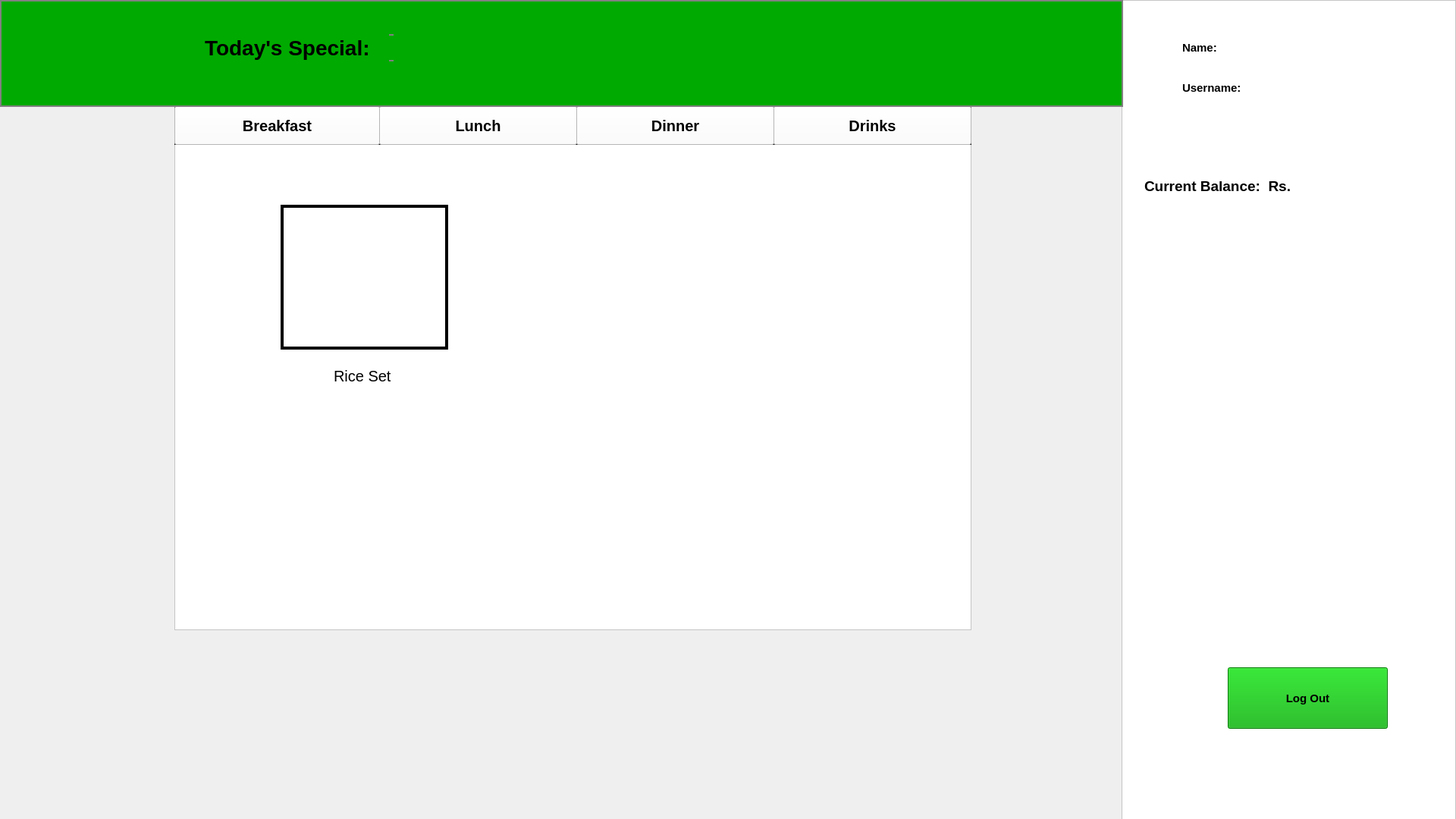
<?xml version="1.0" encoding="UTF-8"?>
<ui version="4.0">
 <class>CustomerWindow</class>
 <widget class="QMainWindow" name="CustomerWindow">
  <property name="geometry">
   <rect>
    <x>0</x>
    <y>0</y>
    <width>1920</width>
    <height>1080</height>
   </rect>
  </property>
  <property name="windowTitle">
   <string>Canteen Management System</string>
  </property>
  <property name="styleSheet">
   <string notr="true">border-image: url(:/canteen_original.png);</string>
  </property>
  <widget class="QWidget" name="centralwidget">
   <widget class="QFrame" name="frame">
    <property name="geometry">
     <rect>
      <x>1479</x>
      <y>0</y>
      <width>441</width>
      <height>1091</height>
     </rect>
    </property>
    <property name="styleSheet">
     <string notr="true">border-image: none;
background-color: rgb(255, 255, 255);</string>
    </property>
    <property name="frameShape">
     <enum>QFrame::StyledPanel</enum>
    </property>
    <property name="frameShadow">
     <enum>QFrame::Raised</enum>
    </property>
    <widget class="QPushButton" name="pushButton_logout">
     <property name="geometry">
      <rect>
       <x>140</x>
       <y>880</y>
       <width>211</width>
       <height>81</height>
      </rect>
     </property>
     <property name="font">
      <font>
       <pointsize>11</pointsize>
       <weight>75</weight>
       <bold>true</bold>
      </font>
     </property>
     <property name="styleSheet">
      <string notr="true">QPushButton
{
	color: rgb(0, 0, 0);
	background-color: rgb(0, 170, 0);
}

QPushButton:hover
{
	background-color: rgb(85, 255, 127);
}
</string>
     </property>
     <property name="text">
      <string>Log Out</string>
     </property>
    </widget>
    <widget class="QWidget" name="layoutWidget">
     <property name="geometry">
      <rect>
       <x>80</x>
       <y>47</y>
       <width>241</width>
       <height>31</height>
      </rect>
     </property>
     <layout class="QHBoxLayout" name="horizontalLayout">
      <item>
       <widget class="QLabel" name="label_name">
        <property name="font">
         <font>
          <pointsize>11</pointsize>
          <weight>75</weight>
          <bold>true</bold>
         </font>
        </property>
        <property name="styleSheet">
         <string notr="true">color: rgb(0, 0, 0);</string>
        </property>
        <property name="text">
         <string>Name:</string>
        </property>
       </widget>
      </item>
      <item>
       <widget class="QLabel" name="label_showName">
        <property name="font">
         <font>
          <pointsize>11</pointsize>
          <weight>75</weight>
          <bold>true</bold>
         </font>
        </property>
        <property name="styleSheet">
         <string notr="true">color: rgb(0, 0, 0);</string>
        </property>
        <property name="text">
         <string/>
        </property>
       </widget>
      </item>
     </layout>
    </widget>
    <widget class="QWidget" name="layoutWidget">
     <property name="geometry">
      <rect>
       <x>80</x>
       <y>100</y>
       <width>241</width>
       <height>31</height>
      </rect>
     </property>
     <layout class="QHBoxLayout" name="horizontalLayout_2">
      <item>
       <widget class="QLabel" name="label_username">
        <property name="font">
         <font>
          <pointsize>11</pointsize>
          <weight>75</weight>
          <bold>true</bold>
         </font>
        </property>
        <property name="styleSheet">
         <string notr="true">color: rgb(0, 0, 0);</string>
        </property>
        <property name="text">
         <string>Username:</string>
        </property>
       </widget>
      </item>
      <item>
       <widget class="QLabel" name="label_showUsername">
        <property name="font">
         <font>
          <pointsize>11</pointsize>
          <weight>75</weight>
          <bold>true</bold>
         </font>
        </property>
        <property name="styleSheet">
         <string notr="true">color: rgb(0, 0, 0);</string>
        </property>
        <property name="text">
         <string/>
        </property>
       </widget>
      </item>
     </layout>
    </widget>
    <widget class="QWidget" name="layoutWidget">
     <property name="geometry">
      <rect>
       <x>30</x>
       <y>230</y>
       <width>361</width>
       <height>30</height>
      </rect>
     </property>
     <layout class="QHBoxLayout" name="horizontalLayout_3">
      <item>
       <widget class="QLabel" name="label_currentbalance">
        <property name="font">
         <font>
          <pointsize>14</pointsize>
          <weight>75</weight>
          <bold>true</bold>
         </font>
        </property>
        <property name="styleSheet">
         <string notr="true">color: rgb(0, 0, 0);</string>
        </property>
        <property name="text">
         <string>Current Balance:  Rs.</string>
        </property>
       </widget>
      </item>
      <item>
       <widget class="QLabel" name="label_showBalance">
        <property name="font">
         <font>
          <pointsize>14</pointsize>
          <weight>75</weight>
          <bold>true</bold>
         </font>
        </property>
        <property name="styleSheet">
         <string notr="true">color: rgb(0, 0, 0);</string>
        </property>
        <property name="text">
         <string/>
        </property>
       </widget>
      </item>
     </layout>
    </widget>
   </widget>
   <widget class="QFrame" name="frame_2">
    <property name="geometry">
     <rect>
      <x>230</x>
      <y>140</y>
      <width>1051</width>
      <height>691</height>
     </rect>
    </property>
    <property name="styleSheet">
     <string notr="true">QFrame
{
	border-image: none;
	background-color: rgb(255, 255, 255);
}
QWidget
{
	border-image: none;
	background-color: rgb(255, 255, 255);
}
QPushButton#pushButton_toast
{
	border-image: url(:/toast.jpg);
	border-color: black;
	border-style: solid;
	border-width:4px;
}
QPushButton#pushButton_toast:hover
{	
}
QPushButton#pushButton_riceset
{
	border-image:url(:/rice_set.jpg);
	border-color: black;
	border-style: solid;
	border-width:4px;
}
QPushButton#pushButton_momo
{
	border-image:url(:/momo.jpg);
	border-color: black;
	border-style: solid;
	border-width:4px;
}

QLabel
{
	font-size: 20px;
	color: rgb(0, 0, 0);
}
QWidget#widget_foodType
{
	border: 2px solid black;
}
QWidget#widget_foodType QPushButton
{
	color:rgb(0, 0, 0);	
	font-size: 20px;
	font: bold;
}
</string>
    </property>
    <property name="frameShape">
     <enum>QFrame::StyledPanel</enum>
    </property>
    <property name="frameShadow">
     <enum>QFrame::Raised</enum>
    </property>
    <widget class="QStackedWidget" name="stackedWidget">
     <property name="geometry">
      <rect>
       <x>80</x>
       <y>70</y>
       <width>891</width>
       <height>521</height>
      </rect>
     </property>
     <property name="currentIndex">
      <number>2</number>
     </property>
     <widget class="QWidget" name="breakfast">
      <widget class="QPushButton" name="pushButton_toast">
       <property name="geometry">
        <rect>
         <x>62</x>
         <y>48</y>
         <width>221</width>
         <height>191</height>
        </rect>
       </property>
       <property name="cursor">
        <cursorShape>PointingHandCursor</cursorShape>
       </property>
       <property name="text">
        <string/>
       </property>
      </widget>
      <widget class="QLabel" name="label_toast">
       <property name="geometry">
        <rect>
         <x>140</x>
         <y>260</y>
         <width>50</width>
         <height>24</height>
        </rect>
       </property>
       <property name="text">
        <string>Toast</string>
       </property>
      </widget>
     </widget>
     <widget class="QWidget" name="lunch">
      <widget class="QPushButton" name="pushButton_momo">
       <property name="geometry">
        <rect>
         <x>90</x>
         <y>70</y>
         <width>221</width>
         <height>191</height>
        </rect>
       </property>
       <property name="cursor">
        <cursorShape>PointingHandCursor</cursorShape>
       </property>
       <property name="text">
        <string/>
       </property>
      </widget>
      <widget class="QLabel" name="label_momo">
       <property name="geometry">
        <rect>
         <x>170</x>
         <y>290</y>
         <width>55</width>
         <height>16</height>
        </rect>
       </property>
       <property name="text">
        <string>Momo</string>
       </property>
      </widget>
     </widget>
     <widget class="QWidget" name="dinner">
      <widget class="QPushButton" name="pushButton_riceset">
       <property name="geometry">
        <rect>
         <x>60</x>
         <y>60</y>
         <width>221</width>
         <height>191</height>
        </rect>
       </property>
       <property name="cursor">
        <cursorShape>PointingHandCursor</cursorShape>
       </property>
       <property name="text">
        <string/>
       </property>
      </widget>
      <widget class="QLabel" name="label_riceset">
       <property name="geometry">
        <rect>
         <x>130</x>
         <y>270</y>
         <width>91</width>
         <height>31</height>
        </rect>
       </property>
       <property name="text">
        <string>Rice Set</string>
       </property>
      </widget>
     </widget>
     <widget class="QWidget" name="drinks"/>
    </widget>
    <widget class="QWidget" name="widget_foodType" native="true">
     <property name="geometry">
      <rect>
       <x>0</x>
       <y>0</y>
       <width>1051</width>
       <height>51</height>
      </rect>
     </property>
     <property name="styleSheet">
      <string notr="true">QPushButton:hover
{
	background-color: rgb(0, 170, 127);
}</string>
     </property>
     <widget class="QPushButton" name="pushButton_breakfast">
      <property name="geometry">
       <rect>
        <x>0</x>
        <y>0</y>
        <width>271</width>
        <height>51</height>
       </rect>
      </property>
      <property name="text">
       <string>Breakfast</string>
      </property>
     </widget>
     <widget class="QPushButton" name="pushButton_lunch">
      <property name="geometry">
       <rect>
        <x>270</x>
        <y>0</y>
        <width>261</width>
        <height>51</height>
       </rect>
      </property>
      <property name="text">
       <string>Lunch</string>
      </property>
     </widget>
     <widget class="QPushButton" name="pushButton_dinner">
      <property name="geometry">
       <rect>
        <x>530</x>
        <y>0</y>
        <width>261</width>
        <height>51</height>
       </rect>
      </property>
      <property name="text">
       <string>Dinner</string>
      </property>
     </widget>
     <widget class="QPushButton" name="pushButton_drinks">
      <property name="geometry">
       <rect>
        <x>790</x>
        <y>0</y>
        <width>261</width>
        <height>51</height>
       </rect>
      </property>
      <property name="text">
       <string>Drinks</string>
      </property>
     </widget>
    </widget>
   </widget>
   <widget class="QWidget" name="widget" native="true">
    <property name="geometry">
     <rect>
      <x>0</x>
      <y>0</y>
      <width>1481</width>
      <height>141</height>
     </rect>
    </property>
    <property name="styleSheet">
     <string notr="true">QWidget
{
	border-image: none;
	border: 2px solid gray;
	background-color: rgb(0, 170, 0);;
}
QLabel
{
	border: none;
	font-size: 28px;
	font: bold;
	color: rgb(0, 0, 0);
}</string>
    </property>
    <widget class="QLabel" name="label">
     <property name="geometry">
      <rect>
       <x>130</x>
       <y>10</y>
       <width>151</width>
       <height>121</height>
      </rect>
     </property>
     <property name="styleSheet">
      <string notr="true">border-image:none;
</string>
     </property>
     <property name="text">
      <string/>
     </property>
    </widget>
    <widget class="QWidget" name="layoutWidget">
     <property name="geometry">
      <rect>
       <x>270</x>
       <y>45</y>
       <width>491</width>
       <height>36</height>
      </rect>
     </property>
     <layout class="QHBoxLayout" name="horizontalLayout_4">
      <item>
       <widget class="QLabel" name="label_todaysspecial">
        <property name="text">
         <string>Today's Special:</string>
        </property>
       </widget>
      </item>
      <item>
       <widget class="QLabel" name="label_showTodaysspecial">
        <property name="text">
         <string/>
        </property>
       </widget>
      </item>
     </layout>
    </widget>
   </widget>
  </widget>
 </widget>
 <resources/>
 <connections/>
</ui>
